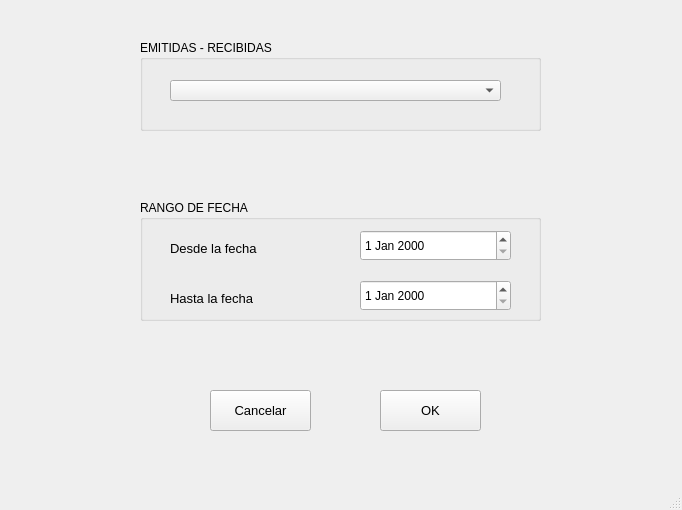
<?xml version="1.0" encoding="UTF-8"?>
<ui version="4.0">
 <class>MainWindow</class>
 <widget class="QMainWindow" name="MainWindow">
  <property name="geometry">
   <rect>
    <x>0</x>
    <y>0</y>
    <width>682</width>
    <height>510</height>
   </rect>
  </property>
  <property name="windowTitle">
   <string>Parametros</string>
  </property>
  <widget class="QWidget" name="centralwidget">
   <widget class="QGroupBox" name="groupBox_2">
    <property name="geometry">
     <rect>
      <x>140</x>
      <y>40</y>
      <width>401</width>
      <height>91</height>
     </rect>
    </property>
    <property name="title">
     <string>EMITIDAS - RECIBIDAS</string>
    </property>
    <widget class="QComboBox" name="combo">
     <property name="geometry">
      <rect>
       <x>30</x>
       <y>40</y>
       <width>331</width>
       <height>21</height>
      </rect>
     </property>
     <property name="font">
      <font>
       <pointsize>10</pointsize>
      </font>
     </property>
     <property name="currentText">
      <string/>
     </property>
    </widget>
   </widget>
   <widget class="QGroupBox" name="groupBox_4">
    <property name="geometry">
     <rect>
      <x>140</x>
      <y>200</y>
      <width>401</width>
      <height>121</height>
     </rect>
    </property>
    <property name="title">
     <string>RANGO DE FECHA</string>
    </property>
    <widget class="QDateEdit" name="fecha_to">
     <property name="geometry">
      <rect>
       <x>220</x>
       <y>80</y>
       <width>151</width>
       <height>31</height>
      </rect>
     </property>
    </widget>
    <widget class="QDateEdit" name="fecha_from">
     <property name="geometry">
      <rect>
       <x>220</x>
       <y>30</y>
       <width>151</width>
       <height>31</height>
      </rect>
     </property>
    </widget>
    <widget class="QLabel" name="label">
     <property name="geometry">
      <rect>
       <x>30</x>
       <y>40</y>
       <width>131</width>
       <height>16</height>
      </rect>
     </property>
     <property name="font">
      <font>
       <pointsize>10</pointsize>
      </font>
     </property>
     <property name="text">
      <string>Desde la fecha</string>
     </property>
    </widget>
    <widget class="QLabel" name="label_2">
     <property name="geometry">
      <rect>
       <x>30</x>
       <y>90</y>
       <width>131</width>
       <height>16</height>
      </rect>
     </property>
     <property name="font">
      <font>
       <pointsize>10</pointsize>
      </font>
     </property>
     <property name="text">
      <string>Hasta la fecha</string>
     </property>
    </widget>
   </widget>
   <widget class="QPushButton" name="btn_ok">
    <property name="geometry">
     <rect>
      <x>380</x>
      <y>390</y>
      <width>101</width>
      <height>41</height>
     </rect>
    </property>
    <property name="font">
     <font>
      <pointsize>10</pointsize>
     </font>
    </property>
    <property name="text">
     <string>OK</string>
    </property>
    <property name="icon">
     <iconset>
      <normaloff>png/002-check.png</normaloff>png/002-check.png</iconset>
    </property>
    <property name="iconSize">
     <size>
      <width>32</width>
      <height>32</height>
     </size>
    </property>
   </widget>
   <widget class="QPushButton" name="btn_cerrar">
    <property name="geometry">
     <rect>
      <x>210</x>
      <y>390</y>
      <width>101</width>
      <height>41</height>
     </rect>
    </property>
    <property name="font">
     <font>
      <pointsize>10</pointsize>
     </font>
    </property>
    <property name="text">
     <string>Cancelar</string>
    </property>
    <property name="icon">
     <iconset>
      <normaloff>png/001-cancel.png</normaloff>png/001-cancel.png</iconset>
    </property>
    <property name="iconSize">
     <size>
      <width>32</width>
      <height>32</height>
     </size>
    </property>
   </widget>
  </widget>
  <widget class="QMenuBar" name="menubar">
   <property name="geometry">
    <rect>
     <x>0</x>
     <y>0</y>
     <width>682</width>
     <height>20</height>
    </rect>
   </property>
  </widget>
  <widget class="QStatusBar" name="statusbar"/>
 </widget>
 <resources/>
 <connections/>
</ui>
